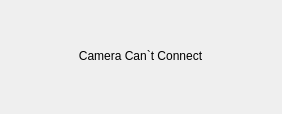
<?xml version="1.0" encoding="UTF-8"?>
<ui version="4.0">
 <class>Dialog</class>
 <widget class="QDialog" name="Dialog">
  <property name="geometry">
   <rect>
    <x>0</x>
    <y>0</y>
    <width>282</width>
    <height>114</height>
   </rect>
  </property>
  <property name="windowTitle">
   <string>Camera Error</string>
  </property>
  <property name="windowOpacity">
   <double>0.700000000000000</double>
  </property>
  <widget class="QLabel" name="label">
   <property name="geometry">
    <rect>
     <x>40</x>
     <y>40</y>
     <width>201</width>
     <height>31</height>
    </rect>
   </property>
   <property name="styleSheet">
    <string notr="true">font: 75 15pt &quot;Ubuntu Condensed&quot;;</string>
   </property>
   <property name="text">
    <string>Camera Can`t Connect</string>
   </property>
   <property name="alignment">
    <set>Qt::AlignCenter</set>
   </property>
  </widget>
 </widget>
 <resources/>
 <connections/>
</ui>
